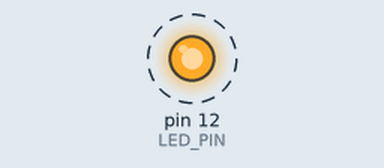
Simulated run of this sketch. Board: Arduino Uno, built with avr-gcc and run on an emulated ATmega328P. Parts: output pins drawn as LEDs (lit = HIGH). Dashed ring = blinking.

Above: at 0.7 s.
Timing chart, 0 to 4.6 s (numbered marks = the images above):
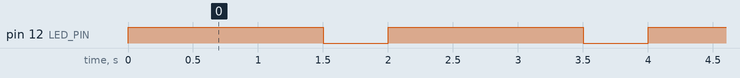

The sketch:

HelloWorld.ino
```cpp
const unsigned int LED_PIN = 12;
const unsigned int PAUSE = 500;

void setup() {
  // put your setup code here, to run once:
  pinMode(LED_PIN, OUTPUT);
}

void loop() {
  // put your main code here, to run repeatedly:
  digitalWrite(LED_PIN, HIGH);
  delay(PAUSE);
  digitalWrite(LED_PIN, HIGH);
  delay(PAUSE);
  digitalWrite(LED_PIN, HIGH);
  delay(PAUSE);
  digitalWrite(LED_PIN, LOW);
  delay(PAUSE);

}
```

Measured:
- by itself, pin 12 (LED_PIN): alternates HIGH for 1.5 s and LOW for 0.50 s
